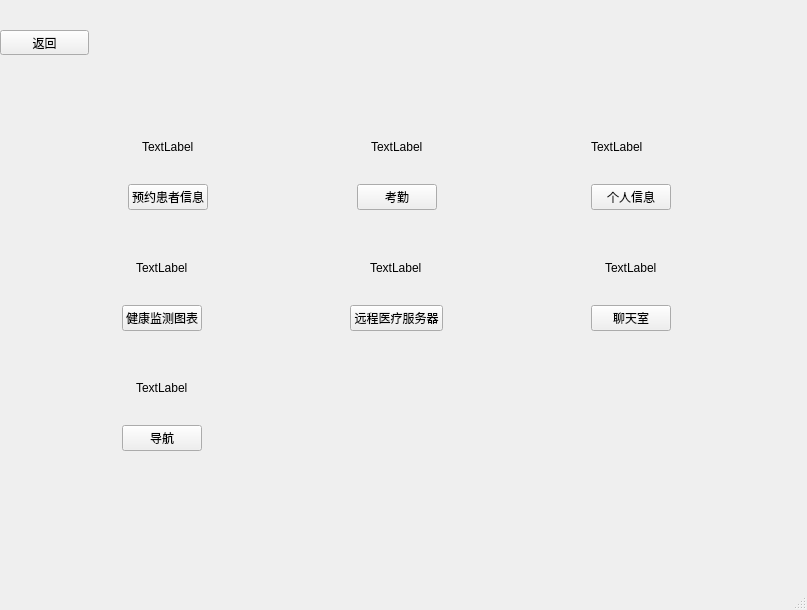
<?xml version="1.0" encoding="UTF-8"?>
<ui version="4.0">
 <class>MainWindow</class>
 <widget class="QMainWindow" name="MainWindow">
  <property name="geometry">
   <rect>
    <x>0</x>
    <y>0</y>
    <width>807</width>
    <height>610</height>
   </rect>
  </property>
  <property name="windowTitle">
   <string>MainWindow</string>
  </property>
  <widget class="QWidget" name="centralwidget">
   <widget class="QStackedWidget" name="stackedWidget">
    <property name="geometry">
     <rect>
      <x>0</x>
      <y>0</y>
      <width>810</width>
      <height>630</height>
     </rect>
    </property>
    <property name="currentIndex">
     <number>3</number>
    </property>
    <widget class="QWidget" name="page_0">
     <widget class="QLabel" name="label_3">
      <property name="geometry">
       <rect>
        <x>210</x>
        <y>10</y>
        <width>351</width>
        <height>151</height>
       </rect>
      </property>
      <property name="text">
       <string>预约患者信息</string>
      </property>
     </widget>
     <widget class="QPushButton" name="return_1">
      <property name="geometry">
       <rect>
        <x>0</x>
        <y>20</y>
        <width>31</width>
        <height>31</height>
       </rect>
      </property>
      <property name="text">
       <string>&lt;</string>
      </property>
     </widget>
    </widget>
    <widget class="QWidget" name="page_1">
     <widget class="QLabel" name="label_4">
      <property name="geometry">
       <rect>
        <x>320</x>
        <y>-110</y>
        <width>331</width>
        <height>271</height>
       </rect>
      </property>
      <property name="font">
       <font>
        <pointsize>27</pointsize>
       </font>
      </property>
      <property name="text">
       <string>考勤</string>
      </property>
     </widget>
     <widget class="QPushButton" name="return_2">
      <property name="geometry">
       <rect>
        <x>0</x>
        <y>20</y>
        <width>31</width>
        <height>31</height>
       </rect>
      </property>
      <property name="text">
       <string>&lt;</string>
      </property>
     </widget>
     <widget class="QPushButton" name="pushButton">
      <property name="geometry">
       <rect>
        <x>40</x>
        <y>100</y>
        <width>101</width>
        <height>61</height>
       </rect>
      </property>
      <property name="text">
       <string>日常打卡</string>
      </property>
     </widget>
     <widget class="QPushButton" name="pushButton_2">
      <property name="geometry">
       <rect>
        <x>40</x>
        <y>200</y>
        <width>101</width>
        <height>61</height>
       </rect>
      </property>
      <property name="text">
       <string>请假</string>
      </property>
     </widget>
     <widget class="QPushButton" name="pushButton_3">
      <property name="geometry">
       <rect>
        <x>40</x>
        <y>310</y>
        <width>101</width>
        <height>61</height>
       </rect>
      </property>
      <property name="text">
       <string>销假</string>
      </property>
     </widget>
     <widget class="QStackedWidget" name="stackedWidget_2">
      <property name="geometry">
       <rect>
        <x>150</x>
        <y>60</y>
        <width>651</width>
        <height>491</height>
       </rect>
      </property>
      <property name="currentIndex">
       <number>0</number>
      </property>
      <widget class="QWidget" name="page">
       <widget class="QLabel" name="label_7">
        <property name="geometry">
         <rect>
          <x>270</x>
          <y>10</y>
          <width>61</width>
          <height>31</height>
         </rect>
        </property>
        <property name="font">
         <font>
          <pointsize>18</pointsize>
         </font>
        </property>
        <property name="text">
         <string>打卡</string>
        </property>
       </widget>
       <widget class="QCheckBox" name="checkBox">
        <property name="geometry">
         <rect>
          <x>330</x>
          <y>180</y>
          <width>141</width>
          <height>31</height>
         </rect>
        </property>
        <property name="font">
         <font>
          <family>URW Bookman L</family>
          <pointsize>16</pointsize>
          <weight>75</weight>
          <bold>true</bold>
         </font>
        </property>
        <property name="text">
         <string>打卡</string>
        </property>
       </widget>
       <widget class="QLabel" name="label_15">
        <property name="geometry">
         <rect>
          <x>160</x>
          <y>60</y>
          <width>61</width>
          <height>31</height>
         </rect>
        </property>
        <property name="font">
         <font>
          <pointsize>16</pointsize>
         </font>
        </property>
        <property name="text">
         <string>年</string>
        </property>
       </widget>
       <widget class="QLabel" name="label_16">
        <property name="geometry">
         <rect>
          <x>240</x>
          <y>60</y>
          <width>51</width>
          <height>31</height>
         </rect>
        </property>
        <property name="font">
         <font>
          <pointsize>16</pointsize>
         </font>
        </property>
        <property name="text">
         <string>月</string>
        </property>
       </widget>
       <widget class="QLabel" name="label_17">
        <property name="geometry">
         <rect>
          <x>300</x>
          <y>60</y>
          <width>61</width>
          <height>31</height>
         </rect>
        </property>
        <property name="font">
         <font>
          <pointsize>16</pointsize>
         </font>
        </property>
        <property name="text">
         <string>日</string>
        </property>
       </widget>
       <widget class="QLabel" name="label_time">
        <property name="geometry">
         <rect>
          <x>160</x>
          <y>100</y>
          <width>301</width>
          <height>51</height>
         </rect>
        </property>
        <property name="font">
         <font>
          <pointsize>20</pointsize>
         </font>
        </property>
        <property name="styleSheet">
         <string notr="true"/>
        </property>
        <property name="text">
         <string>TextLabel</string>
        </property>
       </widget>
       <zorder>label_time</zorder>
       <zorder>label_7</zorder>
       <zorder>checkBox</zorder>
       <zorder>label_15</zorder>
       <zorder>label_16</zorder>
       <zorder>label_17</zorder>
      </widget>
      <widget class="QWidget" name="page_3">
       <widget class="QLabel" name="label_8">
        <property name="geometry">
         <rect>
          <x>200</x>
          <y>10</y>
          <width>181</width>
          <height>31</height>
         </rect>
        </property>
        <property name="font">
         <font>
          <pointsize>16</pointsize>
         </font>
        </property>
        <property name="text">
         <string>请假申请信息填写</string>
        </property>
       </widget>
       <widget class="QPushButton" name="pushButton_4">
        <property name="geometry">
         <rect>
          <x>420</x>
          <y>460</y>
          <width>89</width>
          <height>25</height>
         </rect>
        </property>
        <property name="text">
         <string>确定</string>
        </property>
       </widget>
       <widget class="QPushButton" name="pushButton_5">
        <property name="geometry">
         <rect>
          <x>310</x>
          <y>460</y>
          <width>89</width>
          <height>25</height>
         </rect>
        </property>
        <property name="text">
         <string>取消</string>
        </property>
       </widget>
       <widget class="QLabel" name="label_13">
        <property name="geometry">
         <rect>
          <x>70</x>
          <y>250</y>
          <width>60</width>
          <height>23</height>
         </rect>
        </property>
        <property name="text">
         <string>请假事由</string>
        </property>
       </widget>
       <widget class="QTextEdit" name="textEdit">
        <property name="geometry">
         <rect>
          <x>70</x>
          <y>280</y>
          <width>449</width>
          <height>170</height>
         </rect>
        </property>
        <property name="html">
         <string>&lt;!DOCTYPE HTML PUBLIC &quot;-//W3C//DTD HTML 4.0//EN&quot; &quot;http://www.w3.org/TR/REC-html40/strict.dtd&quot;&gt;
&lt;html&gt;&lt;head&gt;&lt;meta name=&quot;qrichtext&quot; content=&quot;1&quot; /&gt;&lt;style type=&quot;text/css&quot;&gt;
p, li { white-space: pre-wrap; }
&lt;/style&gt;&lt;/head&gt;&lt;body style=&quot; font-family:'Ubuntu'; font-size:11pt; font-weight:400; font-style:normal;&quot;&gt;
&lt;p style=&quot;-qt-paragraph-type:empty; margin-top:0px; margin-bottom:0px; margin-left:0px; margin-right:0px; -qt-block-indent:0; text-indent:0px;&quot;&gt;&lt;br /&gt;&lt;/p&gt;&lt;/body&gt;&lt;/html&gt;</string>
        </property>
        <property name="placeholderText">
         <string>一般至少提前一天请假，说明请假理由，如请病假，还需提供有效证明；参加活动比赛、会议等应写明目的地，主办方并附证明等</string>
        </property>
       </widget>
       <widget class="QWidget" name="layoutWidget">
        <property name="geometry">
         <rect>
          <x>400</x>
          <y>410</y>
          <width>113</width>
          <height>25</height>
         </rect>
        </property>
        <layout class="QHBoxLayout" name="horizontalLayout_9">
         <item>
          <widget class="QLabel" name="labelTitle">
           <property name="text">
            <string>字数限制</string>
           </property>
          </widget>
         </item>
         <item>
          <widget class="QLabel" name="labelCurrentNum">
           <property name="text">
            <string>0</string>
           </property>
          </widget>
         </item>
         <item>
          <widget class="QLabel" name="label_10">
           <property name="text">
            <string>/</string>
           </property>
          </widget>
         </item>
         <item>
          <widget class="QLabel" name="labelMaxNum">
           <property name="text">
            <string>60</string>
           </property>
          </widget>
         </item>
        </layout>
       </widget>
       <widget class="QWidget" name="layoutWidget">
        <property name="geometry">
         <rect>
          <x>70</x>
          <y>50</y>
          <width>434</width>
          <height>201</height>
         </rect>
        </property>
        <layout class="QVBoxLayout" name="verticalLayout_4">
         <item>
          <layout class="QHBoxLayout" name="horizontalLayout_11">
           <item>
            <widget class="QLabel" name="label_18">
             <property name="text">
              <string>姓名</string>
             </property>
            </widget>
           </item>
           <item>
            <widget class="QLineEdit" name="lineEdit">
             <property name="placeholderText">
              <string>请输入姓名</string>
             </property>
            </widget>
           </item>
          </layout>
         </item>
         <item>
          <layout class="QHBoxLayout" name="horizontalLayout_14">
           <item>
            <widget class="QLabel" name="label_19">
             <property name="text">
              <string>科室</string>
             </property>
            </widget>
           </item>
           <item>
            <widget class="QLineEdit" name="lineEdit_3">
             <property name="placeholderText">
              <string>请输入所在科室</string>
             </property>
            </widget>
           </item>
          </layout>
         </item>
         <item>
          <layout class="QHBoxLayout" name="horizontalLayout_6">
           <item>
            <widget class="QLabel" name="label_14">
             <property name="text">
              <string>联系方式</string>
             </property>
            </widget>
           </item>
           <item>
            <widget class="QLineEdit" name="lineEdit_2">
             <property name="placeholderText">
              <string>请输入手机号</string>
             </property>
            </widget>
           </item>
          </layout>
         </item>
         <item>
          <layout class="QHBoxLayout" name="horizontalLayout_7">
           <item>
            <widget class="QLabel" name="label_11">
             <property name="text">
              <string>请假性质</string>
             </property>
            </widget>
           </item>
           <item>
            <widget class="QComboBox" name="comboBox">
             <item>
              <property name="text">
               <string>因公请假</string>
              </property>
             </item>
             <item>
              <property name="text">
               <string>因私请假</string>
              </property>
             </item>
            </widget>
           </item>
          </layout>
         </item>
         <item>
          <layout class="QHBoxLayout" name="horizontalLayout_8">
           <item>
            <widget class="QLabel" name="label_12">
             <property name="text">
              <string>请假日期</string>
             </property>
            </widget>
           </item>
           <item>
            <layout class="QHBoxLayout" name="horizontalLayout_10">
             <item>
              <widget class="QDateTimeEdit" name="dateBegin">
               <property name="maximumDateTime">
                <datetime>
                 <hour>23</hour>
                 <minute>59</minute>
                 <second>59</second>
                 <year>2024</year>
                 <month>12</month>
                 <day>31</day>
                </datetime>
               </property>
               <property name="minimumDateTime">
                <datetime>
                 <hour>0</hour>
                 <minute>0</minute>
                 <second>0</second>
                 <year>2024</year>
                 <month>8</month>
                 <day>19</day>
                </datetime>
               </property>
              </widget>
             </item>
             <item>
              <widget class="QDateTimeEdit" name="dateEnd">
               <property name="maximumDateTime">
                <datetime>
                 <hour>23</hour>
                 <minute>59</minute>
                 <second>59</second>
                 <year>2024</year>
                 <month>12</month>
                 <day>31</day>
                </datetime>
               </property>
               <property name="minimumDateTime">
                <datetime>
                 <hour>8</hour>
                 <minute>0</minute>
                 <second>0</second>
                 <year>2024</year>
                 <month>8</month>
                 <day>19</day>
                </datetime>
               </property>
              </widget>
             </item>
            </layout>
           </item>
          </layout>
         </item>
        </layout>
       </widget>
       <zorder>label_13</zorder>
       <zorder>textEdit</zorder>
       <zorder>label_8</zorder>
       <zorder>layoutWidget</zorder>
       <zorder>layoutWidget</zorder>
       <zorder>pushButton_4</zorder>
       <zorder>pushButton_5</zorder>
      </widget>
      <widget class="QWidget" name="page_4">
       <widget class="QLabel" name="label_9">
        <property name="geometry">
         <rect>
          <x>270</x>
          <y>0</y>
          <width>61</width>
          <height>41</height>
         </rect>
        </property>
        <property name="font">
         <font>
          <pointsize>18</pointsize>
         </font>
        </property>
        <property name="text">
         <string>销假</string>
        </property>
       </widget>
       <widget class="QTableWidget" name="tableWidget">
        <property name="geometry">
         <rect>
          <x>30</x>
          <y>40</y>
          <width>621</width>
          <height>361</height>
         </rect>
        </property>
        <row>
         <property name="text">
          <string>1</string>
         </property>
        </row>
        <row>
         <property name="text">
          <string>2</string>
         </property>
        </row>
        <row>
         <property name="text">
          <string/>
         </property>
        </row>
        <column>
         <property name="text">
          <string>姓名</string>
         </property>
        </column>
        <column>
         <property name="text">
          <string>科室</string>
         </property>
        </column>
        <column>
         <property name="text">
          <string>联系方式</string>
         </property>
        </column>
        <column>
         <property name="text">
          <string>请假类型</string>
         </property>
        </column>
        <column>
         <property name="text">
          <string>请假日期</string>
         </property>
        </column>
        <column>
         <property name="text">
          <string>是否销假</string>
         </property>
        </column>
        <item row="0" column="0">
         <property name="text">
          <string>赵四</string>
         </property>
         <property name="flags">
          <set>ItemIsSelectable|ItemIsDragEnabled|ItemIsDropEnabled|ItemIsUserCheckable|ItemIsEnabled</set>
         </property>
        </item>
        <item row="0" column="1">
         <property name="text">
          <string>神经科</string>
         </property>
         <property name="flags">
          <set>ItemIsSelectable|ItemIsDragEnabled|ItemIsDropEnabled|ItemIsUserCheckable|ItemIsEnabled</set>
         </property>
        </item>
        <item row="0" column="2">
         <property name="text">
          <string>*********</string>
         </property>
         <property name="flags">
          <set>ItemIsSelectable|ItemIsDragEnabled|ItemIsDropEnabled|ItemIsUserCheckable|ItemIsEnabled</set>
         </property>
        </item>
        <item row="0" column="3">
         <property name="text">
          <string>因私请假</string>
         </property>
         <property name="flags">
          <set>ItemIsSelectable|ItemIsDragEnabled|ItemIsDropEnabled|ItemIsUserCheckable|ItemIsEnabled</set>
         </property>
        </item>
        <item row="0" column="4">
         <property name="text">
          <string>2024/8/26</string>
         </property>
         <property name="flags">
          <set>ItemIsSelectable|ItemIsDragEnabled|ItemIsDropEnabled|ItemIsUserCheckable|ItemIsEnabled</set>
         </property>
        </item>
        <item row="0" column="5">
         <property name="text">
          <string/>
         </property>
         <property name="flags">
          <set>ItemIsSelectable|ItemIsDragEnabled|ItemIsDropEnabled|ItemIsUserCheckable|ItemIsEnabled</set>
         </property>
        </item>
        <item row="1" column="0">
         <property name="text">
          <string>张三</string>
         </property>
        </item>
        <item row="1" column="1">
         <property name="text">
          <string>儿童科</string>
         </property>
        </item>
        <item row="1" column="2">
         <property name="text">
          <string>*******</string>
         </property>
        </item>
        <item row="1" column="3">
         <property name="text">
          <string>因公请假</string>
         </property>
        </item>
        <item row="1" column="4">
         <property name="text">
          <string>2024/8/27</string>
         </property>
        </item>
        <item row="2" column="0">
         <property name="text">
          <string/>
         </property>
        </item>
       </widget>
       <widget class="QCheckBox" name="checkBox_">
        <property name="geometry">
         <rect>
          <x>550</x>
          <y>70</y>
          <width>92</width>
          <height>23</height>
         </rect>
        </property>
        <property name="text">
         <string>销假</string>
        </property>
       </widget>
       <widget class="QCheckBox" name="checkBox_1">
        <property name="geometry">
         <rect>
          <x>550</x>
          <y>100</y>
          <width>92</width>
          <height>23</height>
         </rect>
        </property>
        <property name="text">
         <string>销假</string>
        </property>
       </widget>
      </widget>
     </widget>
    </widget>
    <widget class="QWidget" name="page_2">
     <widget class="QPushButton" name="return_3">
      <property name="geometry">
       <rect>
        <x>0</x>
        <y>20</y>
        <width>31</width>
        <height>31</height>
       </rect>
      </property>
      <property name="text">
       <string>&lt;</string>
      </property>
     </widget>
     <widget class="QLabel" name="label_6">
      <property name="geometry">
       <rect>
        <x>270</x>
        <y>150</y>
        <width>171</width>
        <height>111</height>
       </rect>
      </property>
      <property name="text">
       <string>个人信息</string>
      </property>
     </widget>
    </widget>
    <widget class="QWidget" name="page_last">
     <widget class="QPushButton" name="return_0">
      <property name="geometry">
       <rect>
        <x>0</x>
        <y>30</y>
        <width>89</width>
        <height>25</height>
       </rect>
      </property>
      <property name="text">
       <string>返回</string>
      </property>
     </widget>
     <widget class="QWidget" name="">
      <property name="geometry">
       <rect>
        <x>-20</x>
        <y>110</y>
        <width>691</width>
        <height>341</height>
       </rect>
      </property>
      <layout class="QGridLayout" name="gridLayout" rowstretch="0,0,0">
       <property name="verticalSpacing">
        <number>20</number>
       </property>
       <item row="0" column="0" colspan="2">
        <layout class="QHBoxLayout" name="horizontalLayout">
         <item>
          <spacer name="horizontalSpacer">
           <property name="orientation">
            <enum>Qt::Horizontal</enum>
           </property>
           <property name="sizeHint" stdset="0">
            <size>
             <width>120</width>
             <height>18</height>
            </size>
           </property>
          </spacer>
         </item>
         <item>
          <layout class="QVBoxLayout" name="verticalLayout">
           <item alignment="Qt::AlignHCenter">
            <widget class="QLabel" name="label">
             <property name="enabled">
              <bool>true</bool>
             </property>
             <property name="text">
              <string>TextLabel</string>
             </property>
            </widget>
           </item>
           <item>
            <widget class="QPushButton" name="PI">
             <property name="text">
              <string>预约患者信息</string>
             </property>
            </widget>
           </item>
          </layout>
         </item>
        </layout>
       </item>
       <item row="0" column="2">
        <layout class="QHBoxLayout" name="horizontalLayout_2">
         <item>
          <spacer name="horizontalSpacer_2">
           <property name="orientation">
            <enum>Qt::Horizontal</enum>
           </property>
           <property name="sizeHint" stdset="0">
            <size>
             <width>120</width>
             <height>18</height>
            </size>
           </property>
          </spacer>
         </item>
         <item>
          <layout class="QVBoxLayout" name="verticalLayout_2">
           <item alignment="Qt::AlignHCenter">
            <widget class="QLabel" name="label_2">
             <property name="text">
              <string>TextLabel</string>
             </property>
            </widget>
           </item>
           <item>
            <widget class="QPushButton" name="WA">
             <property name="text">
              <string>考勤</string>
             </property>
            </widget>
           </item>
          </layout>
         </item>
        </layout>
       </item>
       <item row="0" column="3" colspan="2">
        <layout class="QHBoxLayout" name="horizontalLayout_4">
         <item>
          <spacer name="horizontalSpacer_3">
           <property name="orientation">
            <enum>Qt::Horizontal</enum>
           </property>
           <property name="sizeHint" stdset="0">
            <size>
             <width>120</width>
             <height>18</height>
            </size>
           </property>
          </spacer>
         </item>
         <item>
          <layout class="QVBoxLayout" name="verticalLayout_3">
           <item>
            <widget class="QLabel" name="label_5">
             <property name="text">
              <string>TextLabel</string>
             </property>
            </widget>
           </item>
           <item>
            <widget class="QPushButton" name="INF">
             <property name="text">
              <string>个人信息</string>
             </property>
            </widget>
           </item>
          </layout>
         </item>
        </layout>
       </item>
       <item row="1" column="0">
        <layout class="QHBoxLayout" name="horizontalLayout_26">
         <item>
          <spacer name="horizontalSpacer_7">
           <property name="orientation">
            <enum>Qt::Horizontal</enum>
           </property>
           <property name="sizeHint" stdset="0">
            <size>
             <width>120</width>
             <height>18</height>
            </size>
           </property>
          </spacer>
         </item>
         <item>
          <layout class="QVBoxLayout" name="verticalLayout_9">
           <item alignment="Qt::AlignHCenter">
            <widget class="QLabel" name="label_20">
             <property name="enabled">
              <bool>true</bool>
             </property>
             <property name="text">
              <string>TextLabel</string>
             </property>
            </widget>
           </item>
           <item>
            <widget class="QPushButton" name="pushButton_6">
             <property name="text">
              <string>健康监测图表</string>
             </property>
            </widget>
           </item>
          </layout>
         </item>
        </layout>
       </item>
       <item row="1" column="1" colspan="3">
        <layout class="QHBoxLayout" name="horizontalLayout_27">
         <item>
          <spacer name="horizontalSpacer_8">
           <property name="orientation">
            <enum>Qt::Horizontal</enum>
           </property>
           <property name="sizeHint" stdset="0">
            <size>
             <width>120</width>
             <height>18</height>
            </size>
           </property>
          </spacer>
         </item>
         <item>
          <layout class="QVBoxLayout" name="verticalLayout_10">
           <item alignment="Qt::AlignHCenter">
            <widget class="QLabel" name="label_21">
             <property name="enabled">
              <bool>true</bool>
             </property>
             <property name="text">
              <string>TextLabel</string>
             </property>
            </widget>
           </item>
           <item>
            <widget class="QPushButton" name="pushButton_7">
             <property name="text">
              <string>远程医疗服务器</string>
             </property>
            </widget>
           </item>
          </layout>
         </item>
        </layout>
       </item>
       <item row="1" column="4">
        <layout class="QHBoxLayout" name="horizontalLayout_28">
         <item>
          <spacer name="horizontalSpacer_9">
           <property name="orientation">
            <enum>Qt::Horizontal</enum>
           </property>
           <property name="sizeHint" stdset="0">
            <size>
             <width>120</width>
             <height>18</height>
            </size>
           </property>
          </spacer>
         </item>
         <item>
          <layout class="QVBoxLayout" name="verticalLayout_11">
           <item alignment="Qt::AlignHCenter">
            <widget class="QLabel" name="label_22">
             <property name="enabled">
              <bool>true</bool>
             </property>
             <property name="text">
              <string>TextLabel</string>
             </property>
            </widget>
           </item>
           <item>
            <widget class="QPushButton" name="pushButton_8">
             <property name="text">
              <string>聊天室</string>
             </property>
            </widget>
           </item>
          </layout>
         </item>
        </layout>
       </item>
       <item row="2" column="0">
        <layout class="QHBoxLayout" name="horizontalLayout_29">
         <item>
          <spacer name="horizontalSpacer_10">
           <property name="orientation">
            <enum>Qt::Horizontal</enum>
           </property>
           <property name="sizeHint" stdset="0">
            <size>
             <width>120</width>
             <height>18</height>
            </size>
           </property>
          </spacer>
         </item>
         <item>
          <layout class="QVBoxLayout" name="verticalLayout_12">
           <item alignment="Qt::AlignHCenter">
            <widget class="QLabel" name="label_23">
             <property name="text">
              <string>TextLabel</string>
             </property>
            </widget>
           </item>
           <item>
            <widget class="QPushButton" name="pushButton_17">
             <property name="text">
              <string>导航</string>
             </property>
            </widget>
           </item>
          </layout>
         </item>
        </layout>
       </item>
      </layout>
     </widget>
    </widget>
   </widget>
   <widget class="QWidget" name="layoutWidget">
    <property name="geometry">
     <rect>
      <x>0</x>
      <y>0</y>
      <width>2</width>
      <height>2</height>
     </rect>
    </property>
    <layout class="QHBoxLayout" name="horizontalLayout_12"/>
   </widget>
  </widget>
  <widget class="QMenuBar" name="menubar">
   <property name="geometry">
    <rect>
     <x>0</x>
     <y>0</y>
     <width>807</width>
     <height>28</height>
    </rect>
   </property>
  </widget>
  <widget class="QStatusBar" name="statusbar"/>
 </widget>
 <resources/>
 <connections/>
</ui>
